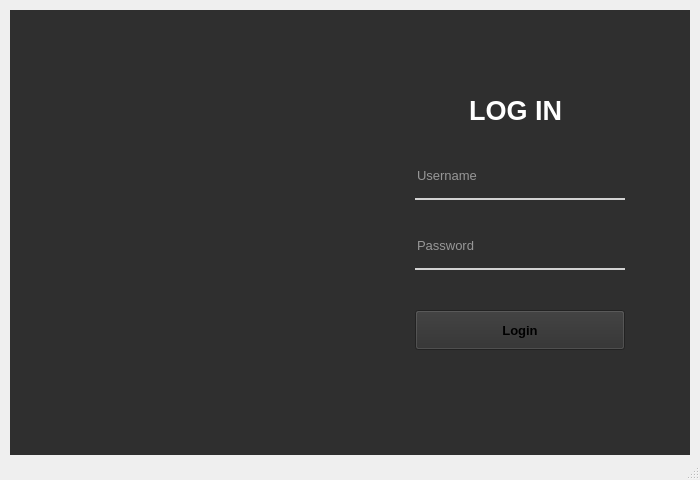
<?xml version="1.0" encoding="UTF-8"?>
<ui version="4.0">
 <class>MainWindow</class>
 <widget class="QMainWindow" name="MainWindow">
  <property name="geometry">
   <rect>
    <x>0</x>
    <y>0</y>
    <width>700</width>
    <height>480</height>
   </rect>
  </property>
  <property name="font">
   <font>
    <pointsize>13</pointsize>
   </font>
  </property>
  <property name="windowTitle">
   <string>MainWindow</string>
  </property>
  <widget class="QWidget" name="centralwidget">
   <widget class="QWidget" name="Form" native="true">
    <property name="geometry">
     <rect>
      <x>10</x>
      <y>10</y>
      <width>680</width>
      <height>460</height>
     </rect>
    </property>
    <property name="font">
     <font>
      <pointsize>20</pointsize>
      <weight>75</weight>
      <bold>true</bold>
     </font>
    </property>
    <property name="styleSheet">
     <string notr="true">background-color: rgb(47, 47, 47);</string>
    </property>
    <widget class="QLabel" name="label">
     <property name="geometry">
      <rect>
       <x>50</x>
       <y>90</y>
       <width>301</width>
       <height>251</height>
      </rect>
     </property>
     <property name="styleSheet">
      <string notr="true"/>
     </property>
     <property name="text">
      <string/>
     </property>
     <property name="pixmap">
      <pixmap resource="res.qrc">:/image/logo.jpg</pixmap>
     </property>
     <property name="scaledContents">
      <bool>true</bool>
     </property>
    </widget>
    <widget class="QLabel" name="label_2">
     <property name="geometry">
      <rect>
       <x>400</x>
       <y>80</y>
       <width>211</width>
       <height>41</height>
      </rect>
     </property>
     <property name="font">
      <font>
       <pointsize>20</pointsize>
       <weight>75</weight>
       <bold>true</bold>
      </font>
     </property>
     <property name="accessibleName">
      <string/>
     </property>
     <property name="styleSheet">
      <string notr="true">color: rgb(255, 255, 255)
</string>
     </property>
     <property name="text">
      <string>LOG IN</string>
     </property>
     <property name="textFormat">
      <enum>Qt::AutoText</enum>
     </property>
     <property name="scaledContents">
      <bool>true</bool>
     </property>
     <property name="alignment">
      <set>Qt::AlignCenter</set>
     </property>
    </widget>
    <widget class="QPushButton" name="pushButton">
     <property name="geometry">
      <rect>
       <x>405</x>
       <y>300</y>
       <width>210</width>
       <height>40</height>
      </rect>
     </property>
     <property name="font">
      <font>
       <pointsize>10</pointsize>
       <weight>75</weight>
       <bold>true</bold>
      </font>
     </property>
     <property name="styleSheet">
      <string notr="true">QPushButton #pushbutton{
	color: white;
	background-color: rgba(0,0,230,255);
	border-radius: 5px;
}

QPushButton #pushButton:hover{
	background-color: rgba(150,123,111,219);
}

QPushButton #pushButton:pressed{
	padding-left: 5px;
	padding-top: 5px;
	background-color: rgba(150,123,111,255);
}</string>
     </property>
     <property name="text">
      <string>Login</string>
     </property>
    </widget>
    <widget class="QLineEdit" name="lineEdit">
     <property name="geometry">
      <rect>
       <x>405</x>
       <y>150</y>
       <width>210</width>
       <height>40</height>
      </rect>
     </property>
     <property name="font">
      <font>
       <pointsize>10</pointsize>
      </font>
     </property>
     <property name="styleSheet">
      <string notr="true">background-color: rgba(0,0,0,0);
border: none;
border-bottom: 2px solid rgba(255,255,255,200);
color: rgba(255,255,255,255);
padding-bottom: 7px;</string>
     </property>
     <property name="placeholderText">
      <string>Username</string>
     </property>
    </widget>
    <widget class="QLineEdit" name="lineEdit_2">
     <property name="geometry">
      <rect>
       <x>405</x>
       <y>220</y>
       <width>210</width>
       <height>40</height>
      </rect>
     </property>
     <property name="font">
      <font>
       <pointsize>10</pointsize>
      </font>
     </property>
     <property name="styleSheet">
      <string notr="true">background-color: rgba(0,0,0,0);
border: none;
border-bottom: 2px solid rgba(255,255,255,200);
color: rgba(255,255,255,255);
padding-bottom: 7px;</string>
     </property>
     <property name="placeholderText">
      <string>Password</string>
     </property>
    </widget>
   </widget>
  </widget>
  <widget class="QStatusBar" name="statusbar"/>
 </widget>
 <resources>
  <include location="res.qrc"/>
 </resources>
 <connections/>
</ui>
